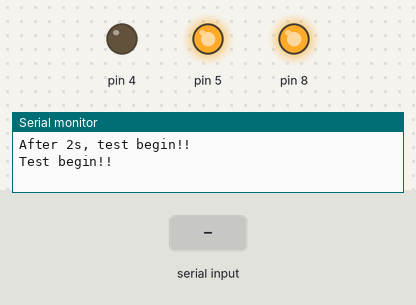
The sketch below on a simulated Arduino Leonardo, built with avr-gcc and run on an emulated ATmega32U4. Parts: output pins drawn as LEDs (lit = HIGH), the last lines printed to the serial monitor. The inputs (shaded band) are chosen by the test bench. The modem accepts every AT command (registered, SIM ready, sends succeed) and sends nothing else.

Above: at 2.1 s.
At 5.8 s:
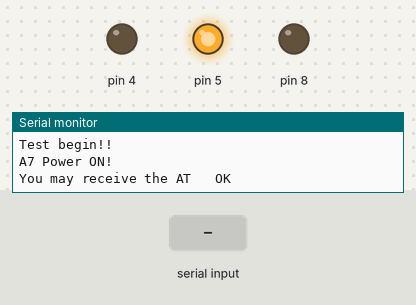
5.9 s: "1" received over the second serial link
At 6.9 s:
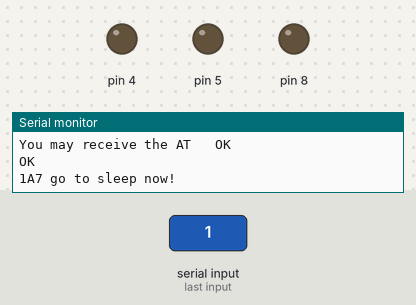
Timing chart, 0 to 29.0 s (numbered marks = the images above; inputs shaded):
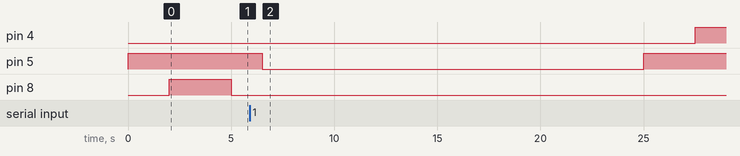

The sketch:

elecrow_gps_test_01.ino
```cpp
/*
 * Created by Keen
 * Modified by Keen
 * Date: 11/04/2017
 */
#include<stdio.h>
#include<string.h>
#define DEBUG true
String target_phone = "+380675627127"; // Your phone number, not number of 32U4 with A7/GSM/GPS.

void setup()
{
  Serial.begin(115200);
  Serial1.begin(115200);
  pinMode(4, OUTPUT);
  pinMode(5, OUTPUT);
  pinMode(8,OUTPUT);
  digitalWrite(5, HIGH);
  digitalWrite(4, LOW);
  digitalWrite(8, LOW);
  Serial.println("After 2s, test begin!!");
  delay(2000);
  funtion_test();
}

void loop()
{
  if (Serial1.available()>0) {
    Serial.write(Serial1.read());
  }
  if (Serial.available()>0) {
    Serial1.write(Serial.read());
  }
}

void funtion_test(){
   Serial.println("Test begin!!");
   digitalWrite(8, HIGH);
   delay(3000);
   digitalWrite(8, LOW); //Power ON..
   Serial.println("A7 Power ON!");
   Serial.println("You may receive the AT   OK");
   sendData( "AT",1000,DEBUG);
   delay(500);
   digitalWrite(5, LOW);  //Sleep
   Serial.println("A7 go to sleep now!");
   delay(3000);
   Serial.println("test GPS function");
   testGPS();          //no call, A7 sleeping
   sendData( "AT",1000,DEBUG);
   delay(500);
   Serial.println("if you receive GPS data,the sleep test failed!");
   digitalWrite(5, HIGH);   // wake up
   delay(1000);
   Serial.println("A7 WAKE UP!");
   Serial.println("test whether wake up or not, if OK, A7 wake up");
   sendData( "AT",1000,DEBUG);
   delay(500);
   digitalWrite(4, HIGH); // power off A6
   Serial.println("A7 power off!");
   delay(3000);
   digitalWrite(4, LOW);
   Serial.println("print AT and you not receive OK");
   sendData( "AT",1000,DEBUG);
   delay(500);
   Serial.println("A7 not Respond");
   digitalWrite(8, HIGH);           //POWER UP
   delay(3000);
   digitalWrite(8, LOW);
   delay(3000);
   Serial.println("A7 Power ON!");
   Serial.println(".................................");
   sendData( "AT",1000,DEBUG); //
   delay(1000);
   Serial.println("The funtion is Get GPS...");
   testGPS();
//   Serial.println("The funtion is Dial Voice Call...");
//   delay(1000);
//   DialVoiceCall();
//   Serial.println("The funtion is Send SMS ...");
//   delay(1000);
//   SendTextMessage();
   Serial.println("This function is submit a HTTP request...");
   delay(1000);
   TCP_GPRS();
   Serial.println("All the test of 32U4 with A7 is complete!");
}

void testGPS(void){
  sendData("AT+GPS=1",1000,DEBUG);
  sendData("AT+GPSRD=1",3000,DEBUG);
  sendData("AT+GPS=0",10000,DEBUG);
}

void TCP_GPRS(){
   sendData("AT+CREG?",5000,DEBUG); //Query network registration
   delay(100);
   sendData("AT+CGATT=1",5000,DEBUG);
   delay(100);
   sendData("AT+CGDCONT=1,\"IP\",\"WWW.KYIVSTAR.NET\"",2000,DEBUG);//setting PDP parameter
   delay(100);
   sendData("AT+CGACT=1,1",10000,DEBUG); //Activate PDP, open Internet service
   delay(100);
   sendData("AT+CIPSTART=\"TCP\",\"www.baidu.com\",80",10000,DEBUG);
   delay(100);
   sendData("AT+CIPSEND=5,\"12345\"",2000,DEBUG); //Send string "12345"
   delay(100);
   sendData("AT+CIPCLOSE",2000,DEBUG);     //Close TCP
   delay(100);
   /*
     sendData("AT+CREG?",3000,DEBUG);
     sendData("AT+CGATT=1",1000,DEBUG);
     sendData("AT+CGDCONT=1,\"IP\",\"CMNET\"",1000,DEBUG);
     sendData("AT+CGACT=1,1",1000,DEBUG);
     sendData("AT+CIPSTART=\"TCP\",\"google.com\",80",3000,DEBUG);
     sendData("AT+CIPSEND=80",1000,DEBUG);
     sendData("GET http://www.google.com HTTP/1.0\r\n",100,DEBUG);
     */
}

void SendTextMessage()
{
  sendData("",2000,DEBUG);
  sendData("AT+CMGF=1",2000,DEBUG);//Because we want to send the SMS in text mode
  delay(100);
  sendData("AT+CMGS="+target_phone,2000,DEBUG);//send sms message, be careful need to add a country code before the cellphone number
  delay(100);
  sendData("GSM test message!",2000,DEBUG);//the content of the message
  delay(100);
  Serial1.println((char)26);//the ASCII code of the ctrl+z is 26
  delay(100);
}

void DialVoiceCall()
{
   sendData("AT+SNFS=0",5000,DEBUG);
   delay(100);
   sendData("ATD"+target_phone,5000,DEBUG);// "ATD+86137xxxxxxxx"dial the number
   delay(100);
}


String sendData(String command, const int timeout, boolean debug)
{
    String response = "";
    Serial1.println(command);
    long int time = millis();
    while( (time+timeout) > millis())
    {
      while(Serial1.available())
      {
        char c = Serial1.read();
        response+=c;
      }
    }
    if(debug)
    {
      Serial.print(response);
    }
    return response;
}

void httpRec(const int timeout){
    String response = "";
    long int time = millis();
    while( (time+timeout) > millis())
    {
      while(Serial1.available())
      {
        char c = Serial1.read();
        response+=c;
      }
    }
    Serial.print(response);
}
```
